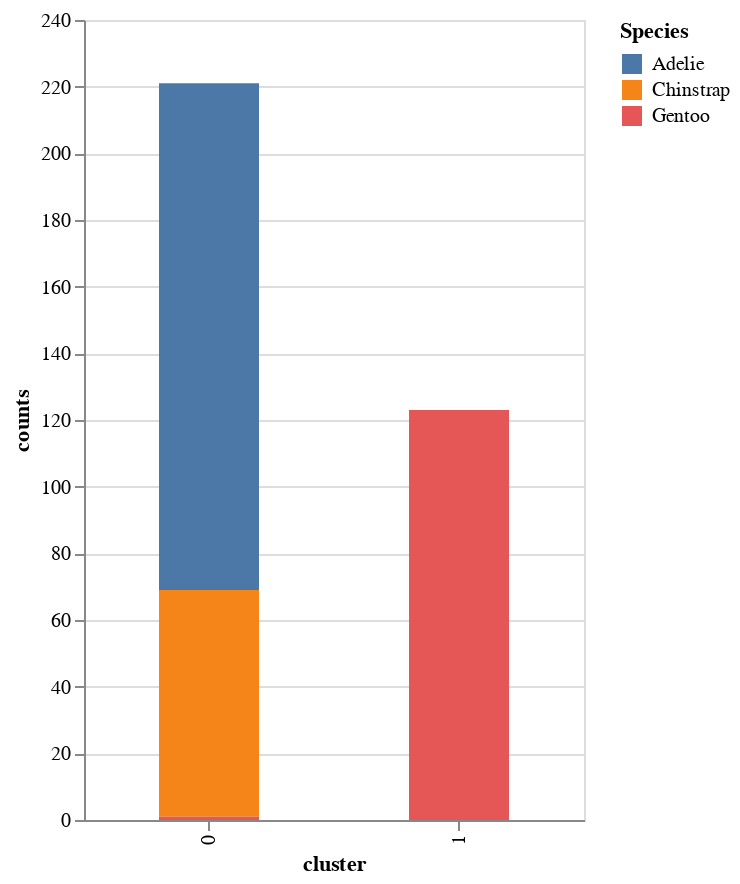

Source (notebook cell):
### Code cell
plot6 = pred6_df.groupby(["species", "cluster"]).size().reset_index(name="counts")
alt.Chart(plot6).mark_bar(size=50).encode(
    x="cluster:O",
    y="counts:Q",
    color=alt.Color("species", title="Species"),
    tooltip=["cluster", "counts", "species"],
).properties(height=400,width=250)

### Figure 1 — Vega-Lite specification as saved in the notebook (floating-point values rounded to 4 significant figures)
{"config": {"view": {"continuousWidth": 400, "continuousHeight": 300}}, "data": {"name": "data-6fe7f4befd6be2332bf3d29c30d18b71"}, "mark": {"type": "bar", "size": 50}, "encoding": {"color": {"field": "species", "title": "Species", "type": "nominal"}, "tooltip": [{"field": "cluster", "type": "quantitative"}, {"field": "counts", "type": "quantitative"}, {"field": "species", "type": "nominal"}], "x": {"field": "cluster", "type": "ordinal"}, "y": {"field": "counts", "type": "quantitative"}}, "height": 400, "width": 250, "$schema": "https://vega.github.io/schema/vega-lite/v4.17.0.json", "datasets": {"data-6fe7f4befd6be2332bf3d29c30d18b71": [{"species": "Adelie", "cluster": 0, "counts": 152}, {"species": "Chinstrap", "cluster": 0, "counts": 68}, {"species": "Gentoo", "cluster": 0, "counts": 1}, {"species": "Gentoo", "cluster": 1, "counts": 123}]}}
